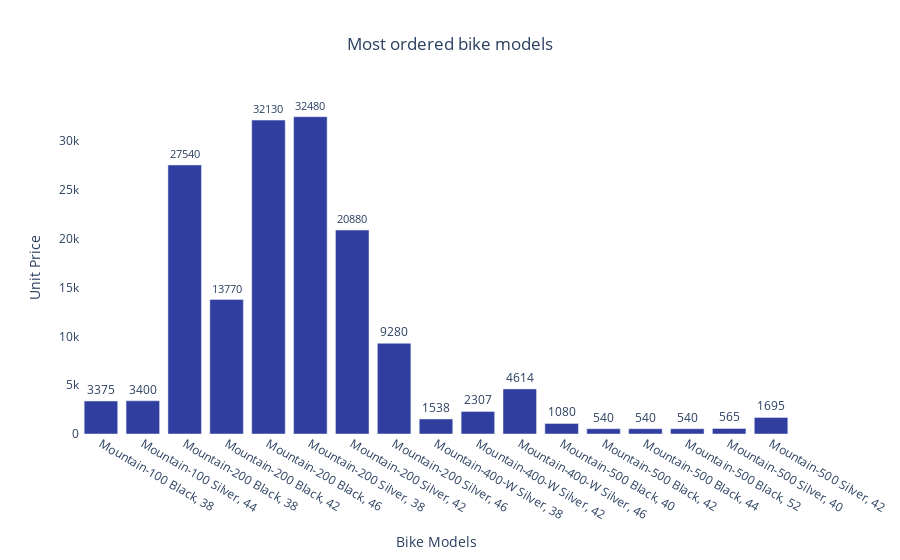

Write notebook code for a chart like this one.
### Code cell
fig= go.Figure()

fig.add_trace(
    go.Bar(x=bike['Product Description'],y=bike['Unit Price'],
           name='Unit Price',
           text=bike['Unit Price'],
           marker=dict(color=colors['blue']))
)

fig.update_traces(textposition='outside')

fig.update_layout(title_text='Most ordered bike models',title_x=0.5,
                 plot_bgcolor=colors['white'],
                 paper_bgcolor=colors['white']
                 )

fig.update_xaxes(title_text='Bike Models')
fig.update_yaxes(title_text='Unit Price')


fig.show()

### Figure 1 — Plotly figure (JSON) as saved in the notebook; plotly's stock layout.template omitted (floating-point values rounded to 4 significant figures)
{"data": [{"marker": {"color": "rgb(48, 63, 159)"}, "name": "Unit Price", "text": [3375, 3400, 27540, 13770, 32130, 32480, 20880, 9280, 1538, 2307, 4614, 1080, 540, 540, 540, 565, 1695], "textposition": "outside", "type": "bar", "x": ["Mountain-100 Black, 38", "Mountain-100 Silver, 44", "Mountain-200 Black, 38", "Mountain-200 Black, 42", "Mountain-200 Black, 46", "Mountain-200 Silver, 38", "Mountain-200 Silver, 42", "Mountain-200 Silver, 46", "Mountain-400-W Silver, 38", "Mountain-400-W Silver, 42", "Mountain-400-W Silver, 46", "Mountain-500 Black, 40", "Mountain-500 Black, 42", "Mountain-500 Black, 44", "Mountain-500 Black, 52", "Mountain-500 Silver, 40", "Mountain-500 Silver, 42"], "y": [3375, 3400, 27540, 13770, 32130, 32480, 20880, 9280, 1538, 2307, 4614, 1080, 540, 540, 540, 565, 1695]}], "layout": {"paper_bgcolor": "rgb(255,255,255)", "plot_bgcolor": "rgb(255,255,255)", "title": {"text": "Most ordered bike models", "x": 0.5}, "xaxis": {"title": {"text": "Bike Models"}}, "yaxis": {"title": {"text": "Unit Price"}}}}
